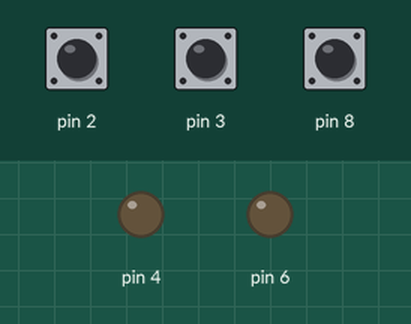
A program run on a simulated Arduino Uno, built with avr-gcc and run on an emulated ATmega328P. Parts: output pins drawn as LEDs (lit = HIGH). The inputs (shaded band) are chosen by the test bench; at power-on: pin 2 HIGH, pin 3 HIGH, pin 8 HIGH.

Above: at 0.8 s.
0.9 s: pin 2 pulled LOW for 0.15 s
At 1.3 s:
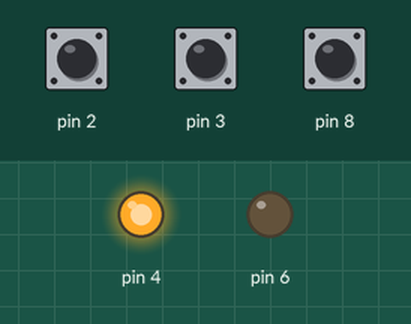
2.5 s: pin 3 pulled LOW for 0.15 s
At 3.8 s:
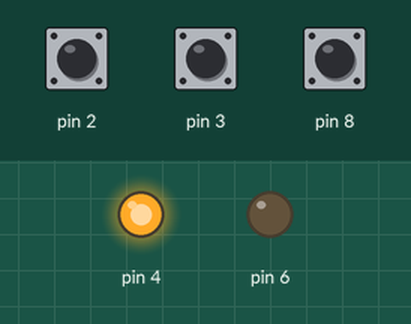
4.1 s: pin 8 pulled LOW for 0.15 s
At 5.6 s:
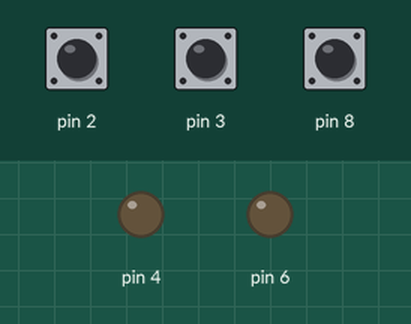
6.5 s: pin 8 pulled LOW for 3.2 s
At 7.4 s:
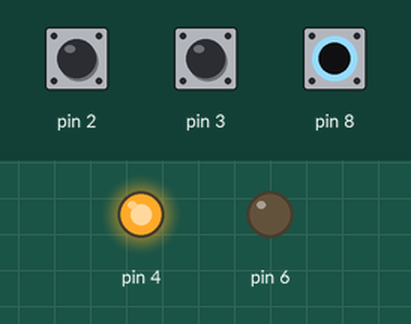
11.2 s: pin 2 pulled LOW for 1 s
At 42.2 s:
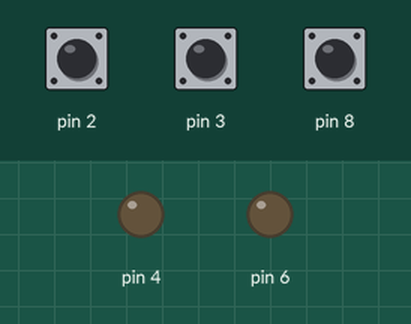
Timing chart, 0 to 42.7 s (numbered marks = the images above; inputs shaded):
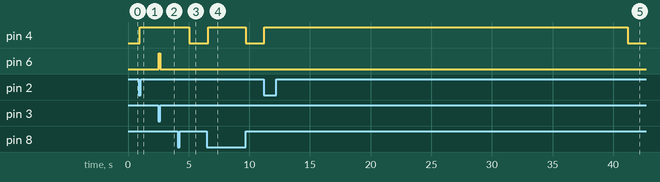

The program:

main.cpp
```cpp
#include <Arduino.h>

// ATMEL ATMEGA328
//
//									                  +-\/-+
//									            PC6  1|    |28  PC5 (AI 5)
//									      (D 0) PD0  2|    |27  PC4 (AI 4)
//									      (D 1) PD1  3|    |26  PC3 (AI 3)
//			main float switch		      (D 2) PD2  4|    |25  PC2 (AI 2)
//			high water float switch	 PWM+ (D 3) PD3  5|    |24  PC1 (AI 1)
//			bilge bump relay		      (D 4) PD4  6|    |23  PC0 (AI 0)
//									            VCC  7|    |22  GND
//									            GND  8|    |21  AREF
//									            PB6  9|    |20  AVCC
//									            PB7 10|    |19  PB5 (D 13)
//									 PWM+ (D 5) PD5 11|    |18  PB4 (D 12)
//			high water alarm relay	 PWM+ (D 6) PD6 12|    |17  PB3 (D 11) PWM
//									      (D 7) PD7 13|    |16  PB2 (D 10) PWM
//			manual bilge switch		      (D 8) PB0 14|    |15  PB1 (D 9) PWM


#define ACTIVE		0  //FLOAT SWITCHES AND MANUAL SWITCH ARE ACTIVE LOW
#define INACTIVE	1


//===============================================================================
//			MACROS
//===============================================================================
#ifndef cbi
/* clear a bit in a register*/
#define cbi(sfr, bit) (_SFR_BYTE(sfr) &= ~_BV(bit))
#endif

#ifndef sbi
/* set a bit in a register*/
#define sbi(sfr, bit) (_SFR_BYTE(sfr) |= _BV(bit))
#endif

#define BILGE_ON()					\
	do {							\
		sbi(DDRD, PORTD4);			\
		sbi(PORTD,PORTD4);			\
	} while(0)


#define BILGE_OFF()					\
	do {							\
		sbi(DDRD, PORTD4);			\
		cbi(PORTD,PORTD4);			\
	} while(0)

#define HIGH_WATER_ALARM_ON()		\
	do {							\
		sbi(DDRD, PORTD6);			\
		sbi(PORTD,PORTD6);			\
	} while(0)


#define HIGH_WATER_ALARM_OFF()		\
	do {							\
		sbi(DDRD, PORTD6);			\
		cbi(PORTD,PORTD6);			\
	} while(0)

/* read main float switch pin state*/
#define READ_MAIN_FLOAT_SWITCH() ((PIND >> PORTD2) & 0x01)

/* read high water float switch pin state*/
#define READ_HIGH_WATER_FLOAT_SWITCH() ((PIND >> PORTD3) & 0x01)

/* read main float switch pin state*/
#define READ_MANUAL_BILGE_SWITCH() ((PINB >> PORTB0) & 0x01)


#pragma region FUNCTION_PROTOTYPES
//===============================================================================
//FUNCTION PROTOTYPES
//===============================================================================
void initializeTimers(void);
void pinsConfig(void);
void bilgeOffDelay(uint8_t bilgeDelaySeconds);
uint32_t cyclicBilgeTimerDelay(uint8_t hours);
void runBilgeManually(void);
void runBilgeAutomatically(void);
void runBilgeCyclically(void);
void readInputs(void);
void runAlarms(void);

//interrupt vectors
ISR(TIMER1_COMPA_vect);
//ISR(WDT_vect);
//ISR(PCINT0_vect);
//ISR(PCINT1_vect);
//ISR(PCINT2_vect);

//===============================================================================
#pragma endregion FUNCTION_PROTOTYPES

uint8_t mainFloatSwitchState;
uint8_t highFloatSwitchState;
uint8_t manualBilgeSwitchState;
uint32_t mainFloatSwitchTrippedTime = 0;
uint32_t mainFloatSwitchClearedTime = 0;
volatile uint32_t bilgeEndTime = 0;
uint32_t currentTime = 0;
volatile uint32_t secondsCount = 0;
uint8_t bilgeCountdownSeconds = 0;


//===============================================================================

ISR(TIMER1_COMPA_vect){  //TIMER INTERRUPT USED FOR COUNTDOWN BEFORE TURNING OFF PUMP
	secondsCount++;

	if (secondsCount >= bilgeCountdownSeconds){
		BILGE_OFF();
		secondsCount = 0;
		bilgeEndTime = currentTime;
		cbi(TIMSK1, OCIE1A);		// disable timer compare interrupt
	}

	TCNT1 = 0;
	return;
}


int main(void){

	init();
	initializeTimers();
	pinsConfig();
	Serial.begin(115200);

	while(1){

		currentTime = millis();
		readInputs();
		runBilgeManually();
		runBilgeAutomatically();
		runBilgeCyclically();

		runAlarms();

	}
	return(0);
}

//void logDataToEeprom(void){
	//eeprom_busy_wait();
	//eeprom_update_dword(0,0xffffffff);
	//eeprom_read_dword(0);
//}


void readInputs(void){
	//READ INPUTS
	mainFloatSwitchState = READ_MAIN_FLOAT_SWITCH();
	highFloatSwitchState = READ_HIGH_WATER_FLOAT_SWITCH();
	manualBilgeSwitchState = READ_MANUAL_BILGE_SWITCH();
}

void runBilgeManually(void){
	//RUN BILGE MANUALLY
	if(manualBilgeSwitchState == ACTIVE){
		delay(100);									//for debounce
		while(manualBilgeSwitchState == ACTIVE){
			BILGE_ON();
			manualBilgeSwitchState = READ_MANUAL_BILGE_SWITCH();
			highFloatSwitchState = READ_HIGH_WATER_FLOAT_SWITCH();
			runAlarms();
		}
		bilgeOffDelay(1);
	}
}

void runBilgeAutomatically(void){
	//RUN BILGE AUTOMATICALLY
	if(mainFloatSwitchState == ACTIVE){
		delay(50);									//for debounce
		mainFloatSwitchTrippedTime = millis();
		while(mainFloatSwitchState == ACTIVE){
			BILGE_ON();
			mainFloatSwitchState = READ_MAIN_FLOAT_SWITCH();
			mainFloatSwitchClearedTime = millis();
			highFloatSwitchState = READ_HIGH_WATER_FLOAT_SWITCH();
			runAlarms();
		}
		bilgeOffDelay(30);
	}
}

void runBilgeCyclically(void){
	//RUN BILGE CYCLICALLY
	if((currentTime - bilgeEndTime) > cyclicBilgeTimerDelay(2)){
		BILGE_ON();
		bilgeOffDelay(30);
	}
}

uint32_t cyclicBilgeTimerDelay(uint8_t hours){
	uint32_t milliseconds = (3600000 * hours);
	return milliseconds;
}

void bilgeOffDelay(uint8_t bilgeDelaySeconds){
	bilgeCountdownSeconds = bilgeDelaySeconds;
	//TCNT1 = 0;					// reset timer value to 0
	sbi(TIMSK1, OCIE1A);		// ENABLE timer compare interrupt for bilge on delay
}

void runAlarms(void){
	if (highFloatSwitchState == ACTIVE)	{
		delay(50);
		while(highFloatSwitchState == ACTIVE){
			HIGH_WATER_ALARM_ON();
			BILGE_ON();
			highFloatSwitchState = READ_HIGH_WATER_FLOAT_SWITCH();
		}
		HIGH_WATER_ALARM_OFF();
		bilgeOffDelay(120);
	}
}

void initializeTimers(void){
	/*SETUP TIMER FOR BILGE OFF DELAY*/
	cli();
	TCCR1A = 0;					// clear timer mode register 1A
	TCCR1B = 0;					// clear timer mode register 1B
	TCNT1  = 0;					// reset timer value to 0
	OCR1A = 15625;				// compare match register
	sbi(TCCR1B, WGM12);			// CTC mode
	sbi(TCCR1B, CS12);			// prescaler
	cbi(TCCR1B, CS11);			// prescaler
	sbi(TCCR1B, CS10);			// Prescaler

	//sbi(TIMSK1, OCIE1A);		// ENABLE timer compare interrupt
	sei();

		/*Timer Pre-Scaler Register Settings
		/*==================================
		|	CS12	|	CS11	|	CS10	|		-Clock Select bits
		====================================
		|	0		|	0		|	1		|		-CLK / 1
		------------------------------------
		|	0		|	1		|	0		|		-CLK / 8
		------------------------------------
		|	0		|	1		|	1		|		-CLK / 64
		------------------------------------
		|	1		|	0		|	0		|		-CLK / 256
		------------------------------------
		|	1		|	0		|	1		|		-CLK /1024
		-----------------------------------*/


}

void pinsConfig(void){
		//set main float switch pin to input pullup
		cbi(DDRD, PORTD2);
		sbi(PORTD,PORTD2);

		//set high water float switch pin to input pullup
		cbi(DDRD, PORTD3);
		sbi(PORTD,PORTD3);

		//set manual bilge switch pin to input pullup
		cbi(DDRB, PORTB0);
		sbi(PORTB,PORTB0);
}
```

Measured:
- after the input at 0.9 s, pin 4: LOW → HIGH after 0.05 s
- after the input at 2.5 s, pin 6: LOW → HIGH after 0.05 s, → LOW 0.10 s later
- after the input at 4.1 s, pin 4: HIGH → LOW after 0.95 s
- after the input at 6.5 s, pin 4: LOW → HIGH after 0.10 s, → LOW 3.1 s later
- after the input at 11.2 s, pin 4: LOW → HIGH after 0.05 s, → LOW 30.0 s later
